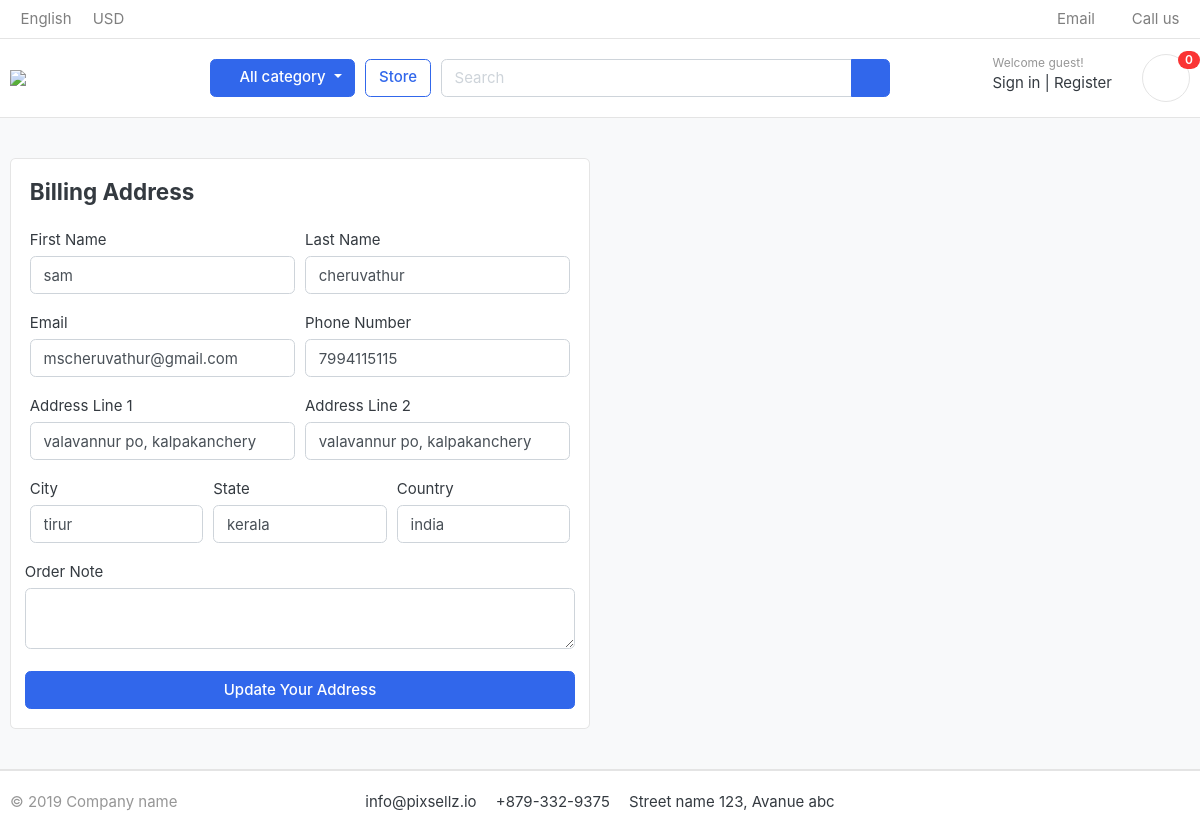
/cart/update_address/13/, run on the app's committed database.
### orders/models.py (models this page shows, shortened)
class UserAddress(models.Model):
    user = models.ForeignKey(Account,on_delete=models.CASCADE, null=True)
    first_name = models.CharField(max_length=50)
    last_name = models.CharField(max_length=50)
    phone = models.CharField(max_length=15)
    email =  models.EmailField(max_length=50)
    address_line_1 = models.CharField(max_length=50)
    address_line_2 = models.CharField(max_length=50)
    country = models.CharField(max_length=50)
    state = models.CharField(max_length=50)
    city = models.CharField(max_length=50)
    order_note = models.CharField(max_length=100, blank=True)
    created_at = models.DateField(auto_now_add=True)

### cart/views.py (the view, shortened to what this page needs)
# urls.py: path('update_address/<int:pk>/',views.update_address,name="update_address"),
def update_address(request,pk):
    user_address = UserAddress.objects.get(id=pk)
    context = {'user_address':user_address}
    return render(request,'store/update_address.html',context)

### cart/context_processors.py (called while the page is built)
def counter(request):
    cart_count = 0
    if 'admin' in request.path:
        return {}
    else:
        try:
            cart = Cart.objects.filter(cart_id=_cart_id(request))
            if  request.user.is_authenticated:
                cart_items = CartItem.objects.all().filter(user=request.user)
            else:
                cart_items = CartItem.objects.all().filter(cart=cart[:1])
            for cart_item in cart_items:
                cart_count += cart_item.quantity
        except Cart.DoesNotExist:
            cart_item = 0
        return dict(cart_count = cart_count)

### cart/views.py (called while the page is built)
def _cart_id(request):
    cart = request.session.session_key
    if not cart:
        cart = request.session.create()
    return cart

### category/context_processors.py (called while the page is built)
def menu_links(request):
    links = Category.objects.all()
    return dict(links=links)

### category/models.py (called while the page is built)
    def get_url(self):
        return reverse('products_by_category', args=[self.slug])

### templates/store/update_address.html (shortened to what this page needs)
{% extends 'base.html' %}
{% load static %}
{% block content %}
<section class="section-content padding-y bg">
<div class="container">
<div class="row">
	<aside class="col-lg-6">
<div class="card">
    <div class="card-body">
        <h4 class="card-title mb-4">Billing Address</h4>
        <form action="{% url 'update_address' user_address.id %}" method="POST">
            <div class="form-row">
                <div class="col form-group">
                    <label class="">First Name</label>
                    <input type="text" name="first_name" class="form-control" required value="{{user_address.first_name}}">
                </div>
                <div class="col form-group">
                    <label class="">Last Name</label>
                    <input type="text" name="last_name" class="form-control" required value="{{user_address.last_name}}">
                </div>
            </div>
            <div class="form-row">
                <div class="col form-group">
                    <label class="">Email</label>
                    <input type="email" name="email" class="form-control" required value="{{user_address.email}}">
                </div>
                <div class="col form-group">
                    <label class="">Phone Number</label>
                    <input type="text" name="phone" class="form-control" required value="{{user_address.phone}}">
                </div>
            </div>
            <div class="form-row">
                <div class="col form-group">
                    <label class="">Address Line 1</label>
                    <input type="text" name="address_line_1" class="form-control" required value="{{user_address.address_line_1}}">
                </div>
                <div class="col form-group">
                    <label class="">Address Line 2</label>
                    <input type="text" name="address_line_2" class="form-control" value="{{user_address.address_line_1}}">
                </div>
            </div>
            <div class="form-row">
                <div class="col form-group">
                    <label class="">City</label>
                    <input type="text" name="city" class="form-control" required value="{{user_address.city}}">
                </div>
                <div class="col form-group">
                    <label class="">State</label>
                    <input type="text" name="state" class="form-control" required value="{{user_address.state}}">
                </div>
                <div class="col form-group">
                    <label class="">Country</label>
                    <input type="text" name="country" class="form-control" required value="{{user_address.country}}">
                </div>
            </div>
            <div class="form-row">
                <label form="">Order Note</label>
                <textarea name="order_note" rows="2" class="form-control"></textarea>
            </div>
            <br>
            <div class="form-row">
                <button type="submit" name="submit" class="btn btn-primary btn-block">Update Your Address</button>
            </div>
    </div>
</div>
	</aside>
</div>
</div>
</section>
{% endblock %}

### static/css/ui.css (style rules this page uses)
html { font-family: "Inter", sans-serif; font-size: 15px; }
.padding-y { padding-top: 40px; padding-bottom: 40px; }
article:after, .form-group:after { display: block; clear: both; content: ""; }
.bg { background-color: #f8f9fa; }

### data on the page
UserAddress: first_name "sam", last_name "cheruvathur", email "mscheruvathur@gmail.com", phone "7994115115", address_line_1 "valavannur po, kalpakanchery", address_line_2 "valavannur po, kalpakanchery", city "tirur", state "kerala", country "india"

### other printed values
{{ cart_count }} "0"
